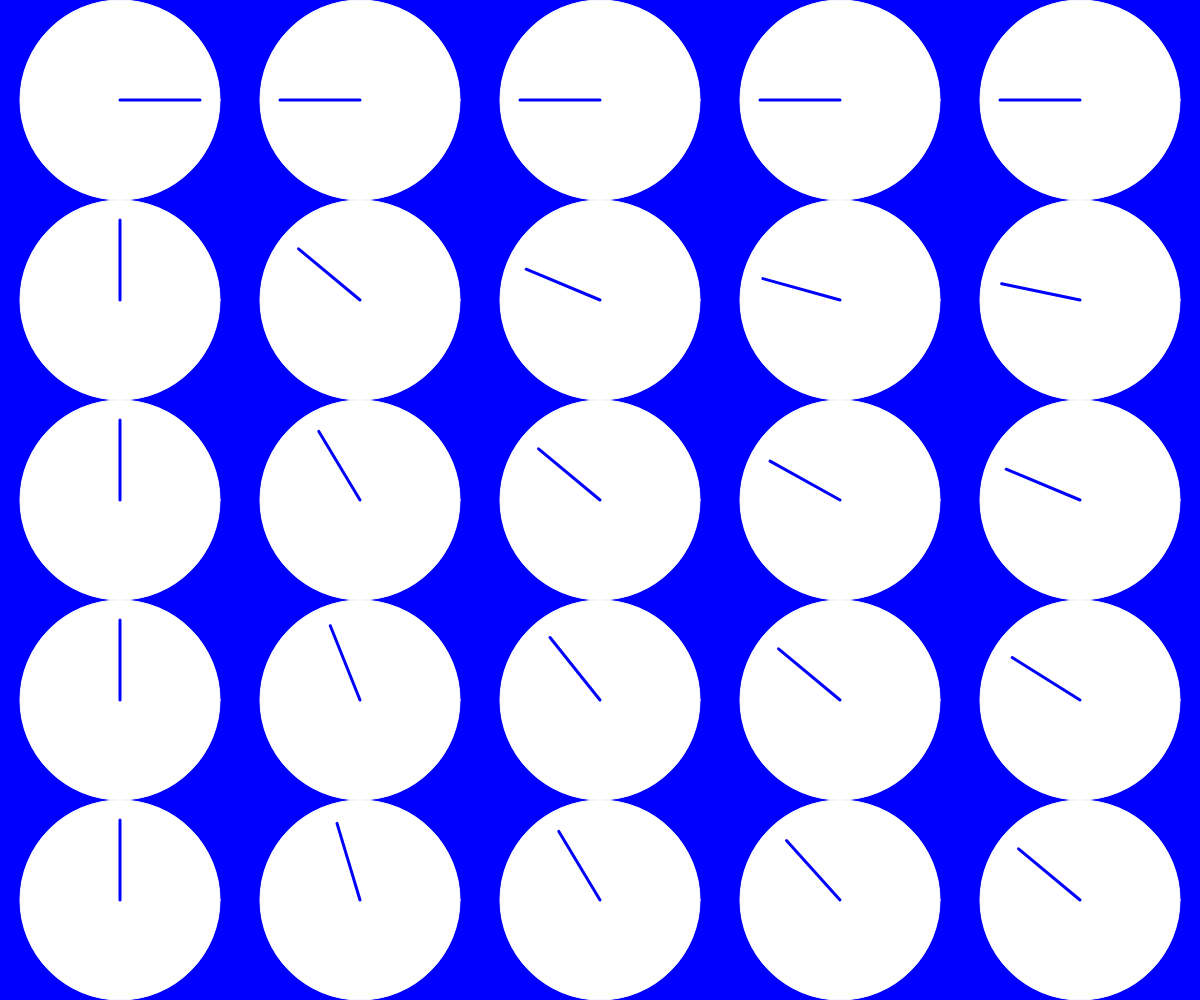
Frame 1 (no input)
Frame 60 (no input): identical to frame 1, image omitted
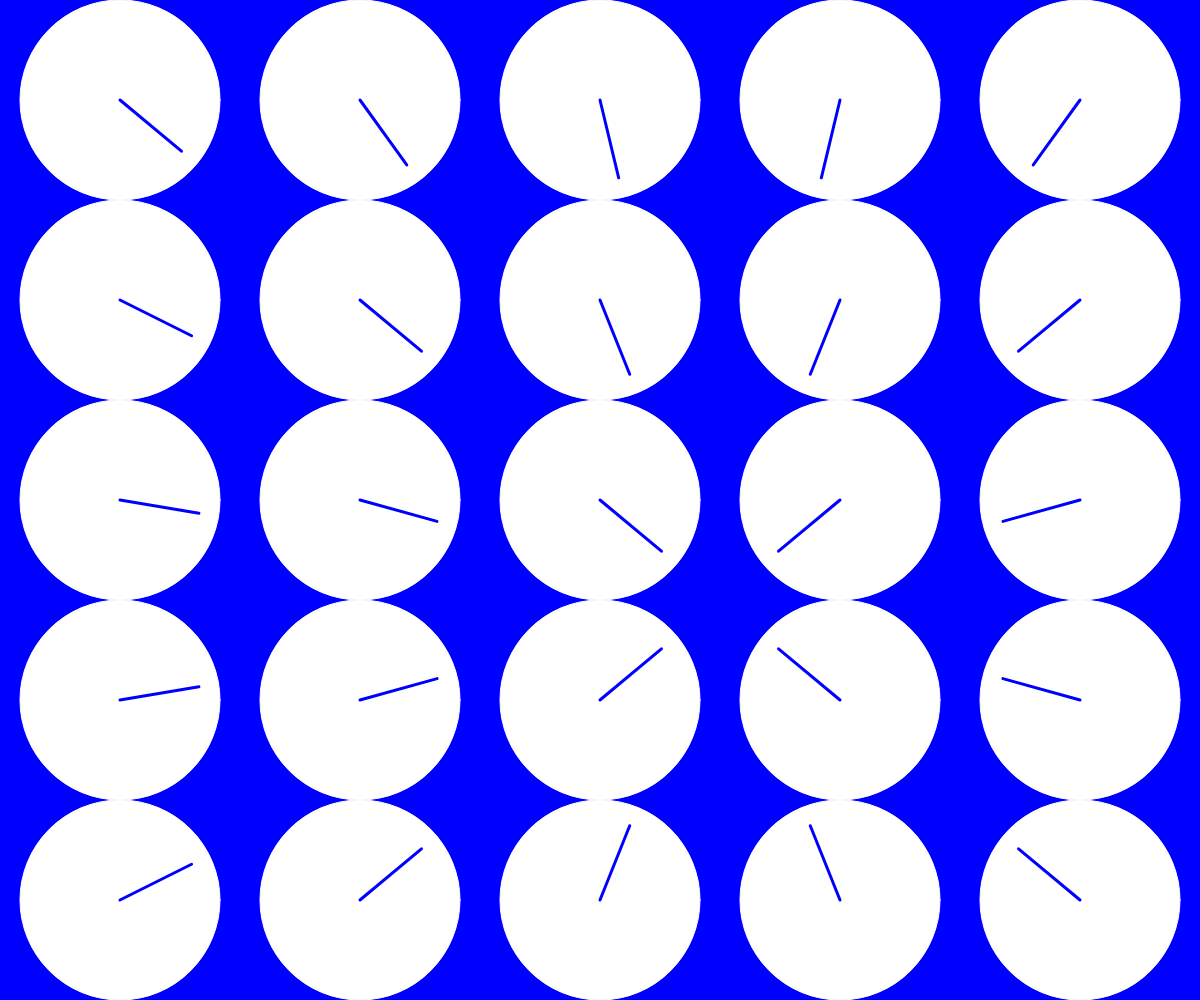
Frame 120 (the mouse pressed at the canvas centre since frame 60)

The p5.js sketch that drew these frames (run headless with seeded random() and noise() and a simulated clock; from frame 60 on, the mouse is pressed at the canvas centre):

// p5.js sketch
// ── sketch.js
let tilesX = 5;
let tilesY = 5;
let gridX, gridY;

function setup() {
  createCanvas(windowWidth, windowHeight);
  gridX = width / tilesX;
  gridY = height / tilesY;
  angleMode(DEGREES);
}

function draw() {
  background(0, 0, 255);
  stroke(255);

  // Schleife
  for (let y = 0; y < tilesY; y++) {
    for (let x = 0; x < tilesX; x++) {
      // Winkel zur Maus
      let angleToMouse = atan2(mouseY - (y * gridY), mouseX - (x * gridX));


      push();
      translate(x * gridX + gridX / 2, y * gridY + gridY / 2); // Verschiebung des Rasters

      // Ellipse zeichnen
      ellipse(0, 0, gridY, gridY);

      pop();


      push();
      translate(x * gridX + gridX / 2, y * gridY + gridY / 2); // Verschiebung des Rasters
      // Ellipse in diesem push ausgeblendet
      //ellipse(0, 0, gridY, gridY);

      // Rotation der gesamten Uhr
      rotate(angleToMouse);

      // Zeiger zeichnen
      stroke(0, 0, 255);
      strokeWeight(3);
      line(0, 0, 80, 0);

      pop();
    }
  }
}
